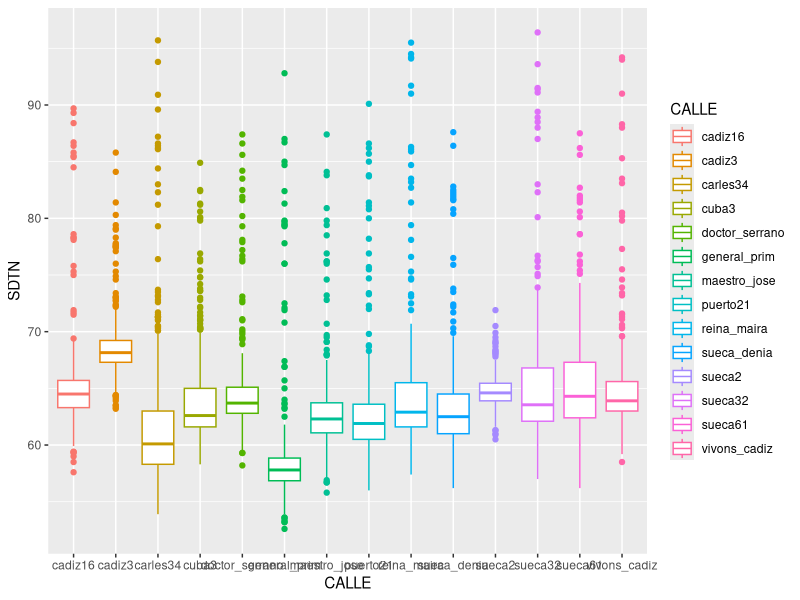
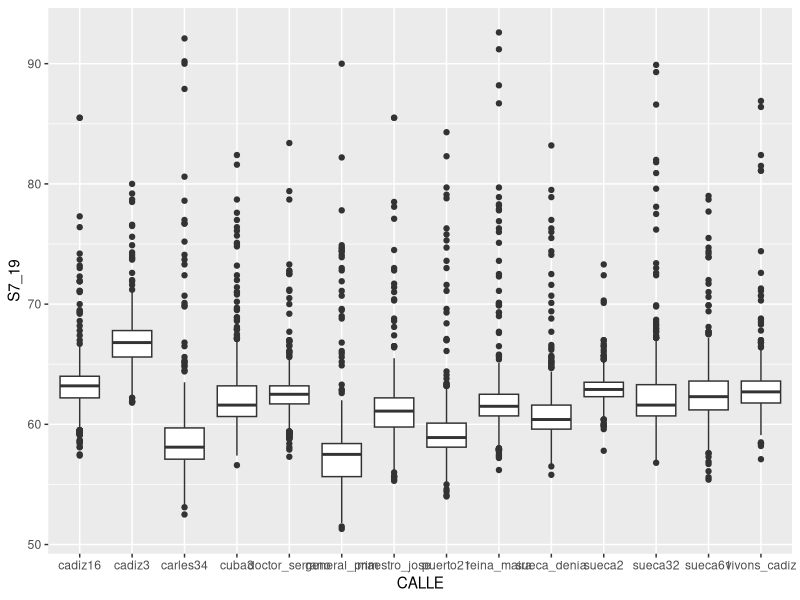
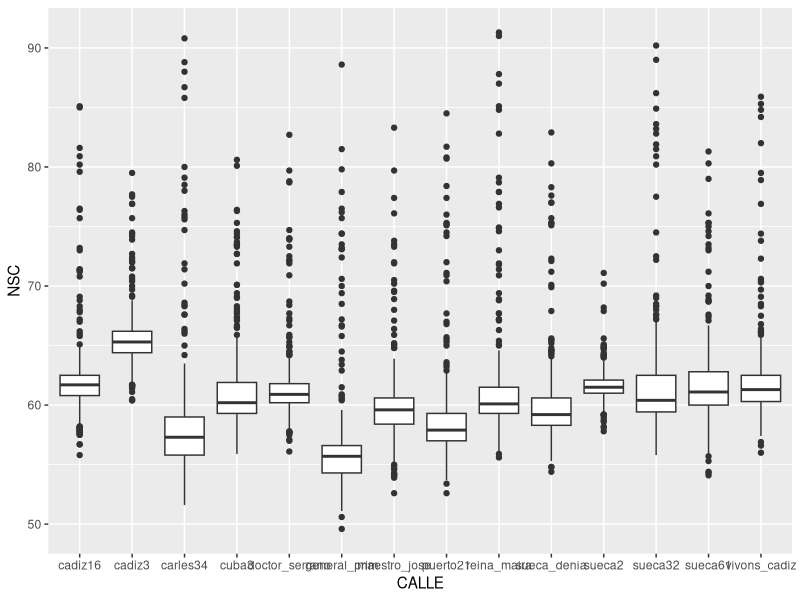
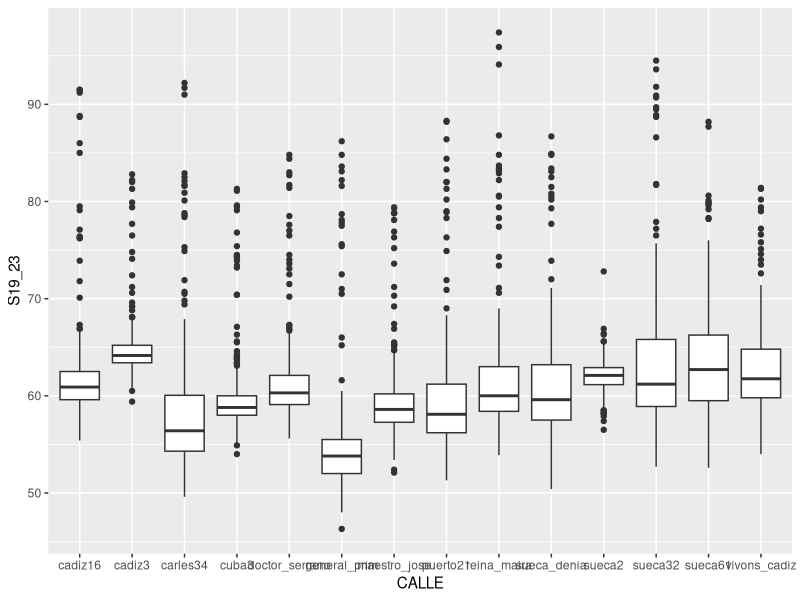
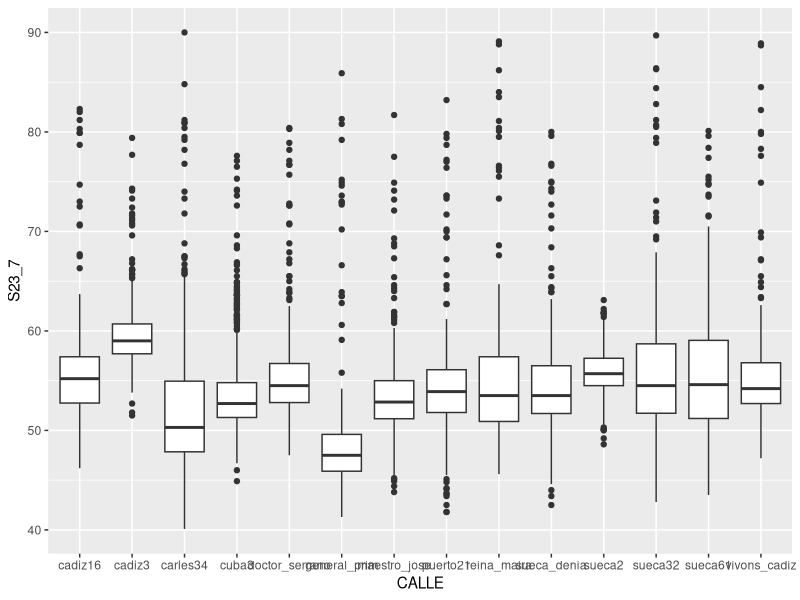

Generate these figures, in order, with R:
## ---- chunk 1


# CONFIGURACIÓN GENERAL
library(knitr)
options(width = 100)

# Opciones generales de los chucks. Se utilizarán salvo cambios en el chunk
opts_chunk$set(echo=F, message = F, error = F, warning = F, comment = NA, fig.align = 'center', dpi = 200, tidy = F, cache.path = '.cache/', fig.path = './figura/')

# Opciones generales de dígitos cuando se incluyen tablas
#options(xtable.type = 'html')
knit_hooks$set(inline = function(x) {
  
  if(is.numeric(x)) {
    round(x, getOption('digits'))
  } else {
    paste(as.character(x), collapse = ', ')
  }
})
#knit_hooks$set(plot = knitr:::hook_plot_html)
## ---- chunk 2

# Especificamos las librerías necesarias en esta lista

packages = c("tidyverse","knitr",'readr','lubridate','dplyr','tidyr', 'ggplot2')

#use this function to check if each package is on the local machine
#if a package is installed, it will be loaded
#if any are not, the missing package(s) will be installed and loaded
package.check <- lapply(packages, FUN = function(x) {
  if (!require(x, character.only = TRUE)) {
    install.packages(x, dependencies = TRUE,repos='http://cran.rediris.es')
  }
  library(x, character.only = TRUE)
})

#verify they are loaded
search()

## ---- chunk 3
#knitr::include_graphics("figure/logoETSE.png")
## ---- chunk 4
library(readr)
cadiz3 <- read_csv("data/cadiz3.csv", col_types = cols(dateObserved = col_date(format = "%Y-%m-%d")))
cadiz3 <- cadiz3 %>% mutate(calle = "cadiz3")
cadiz16 <- read_csv("data/cadiz16.csv", col_types = cols(dateObserved = col_date(format = "%Y-%m-%d")))
cadiz16 <- cadiz16 %>% mutate(calle = "cadiz16")
carles34 <- read_csv("data/carles34.csv", col_types = cols(dateObserved = col_date(format = "%Y-%m-%d")))
carles34 <- carles34 %>% mutate(calle = "carles34")
cuba3 <- read_csv("data/cuba3.csv", col_types = cols(dateObserved = col_date(format = "%Y-%m-%d")))
cuba3 <- cuba3 %>% mutate(calle = "cuba3")
doctor_serrano <- read_csv("data/doctor_serrano.csv", col_types = cols(dateObserved = col_date(format = "%Y-%m-%d")))
doctor_serrano <- doctor_serrano %>% mutate(calle = "doctor_serrano")
general_prim <- read_csv("data/general_prim.csv", col_types = cols(dateObserved = col_date(format = "%Y-%m-%d")))
general_prim <- general_prim %>% mutate(calle = "general_prim")
maestro_jose <- read_csv("data/maestro_jose.csv", col_types = cols(dateObserved = col_date(format = "%Y-%m-%d")))
maestro_jose <- maestro_jose %>% mutate(calle = "maestro_jose")
puerto21 <- read_csv("data/puerto21.csv", col_types = cols(dateObserved = col_date(format = "%Y-%m-%d")))
puerto21 <- puerto21 %>% mutate(calle = "puerto21")
reina_maria <- read_csv("data/reina_maria.csv", col_types = cols(dateObserved = col_date(format = "%Y-%m-%d")))
reina_maria <- reina_maria %>% mutate(calle = "reina_maira")
sueca2 <- read_csv("data/sueca2.csv", col_types = cols(dateObserved = col_date(format = "%Y-%m-%d")))
sueca2 <- sueca2 %>% mutate(calle = "sueca2")
sueca32 <- read_csv("data/sueca32.csv", col_types = cols(dateObserved = col_date(format = "%Y-%m-%d")))
sueca32 <- sueca32 %>% mutate(calle = "sueca32")
sueca61 <- read_csv("data/sueca61.csv", col_types = cols(dateObserved = col_date(format = "%Y-%m-%d")))
sueca61 <- sueca61 %>% mutate(calle = "sueca61")
sueca_denia <- read_csv("data/sueca-denia.csv", col_types = cols(dateObserved = col_date(format = "%Y-%m-%d")))
sueca_denia <- sueca_denia %>% mutate(calle = "sueca_denia")
vivons_cadiz <- read_csv("data/vivons_cadiz.csv", col_types = cols(dateObserved = col_date(format = "%Y-%m-%d")))
vivons_cadiz <- vivons_cadiz %>% mutate(calle = "vivons_cadiz")


## ---- chunk 5
library(dplyr)
sonido_tidy<-bind_rows(cadiz16,cadiz3,carles34,cuba3,doctor_serrano,general_prim
                       ,maestro_jose,puerto21,reina_maria,sueca_denia,sueca2,
                       sueca32,sueca61,vivons_cadiz)

sonido_tidy <- sonido_tidy %>% select(6:12)
head(sonido_tidy)
tail(sonido_tidy)
## ---- chunk 6
variables <- c("NSC", "S7_19", "SDTN", "S19_23", "S23_7",  "Fecha", "CALLE")
names(sonido_tidy) <- variables
summary(sonido_tidy)
## ---- chunk 7
sonido_tidy%>% filter(S19_23 == Inf|S7_19 == Inf) 
## ---- chunk 8
maximo<- sonido_tidy%>% filter(CALLE == 'cadiz16'& S19_23 != Inf) %>% select(S19_23) %>% max()
sonido_tidy$S19_23[sonido_tidy$S19_23==Inf]<- maximo
maximo<- sonido_tidy%>% filter(CALLE == 'maestro_jose'& S7_19 != Inf) %>% select(S7_19) %>% max()
sonido_tidy$S7_19[sonido_tidy$S7_19==Inf]<- maximo
## ---- chunk 9
ggplot(sonido_tidy, aes(x = CALLE, y = SDTN,col = CALLE)) + geom_boxplot()
ggplot(sonido_tidy, aes(x = CALLE, y = S7_19)) + geom_boxplot()
ggplot(sonido_tidy, aes(x = CALLE, y = NSC)) + geom_boxplot()
ggplot(sonido_tidy, aes(x = CALLE, y = S19_23)) + geom_boxplot()
ggplot(sonido_tidy, aes(x = CALLE, y = S23_7)) + geom_boxplot()
## ---- chunk 10
sonido_tidy %>% select(NSC:S23_7)  %>% pivot_longer(names_to =  'tipo',values_to= 'sonido',NSC:S23_7) %>% group_by(tipo) %>% summarise_at(vars(sonido),list(min=min, max=max, med=mean , mediana=median,sd=sd))
